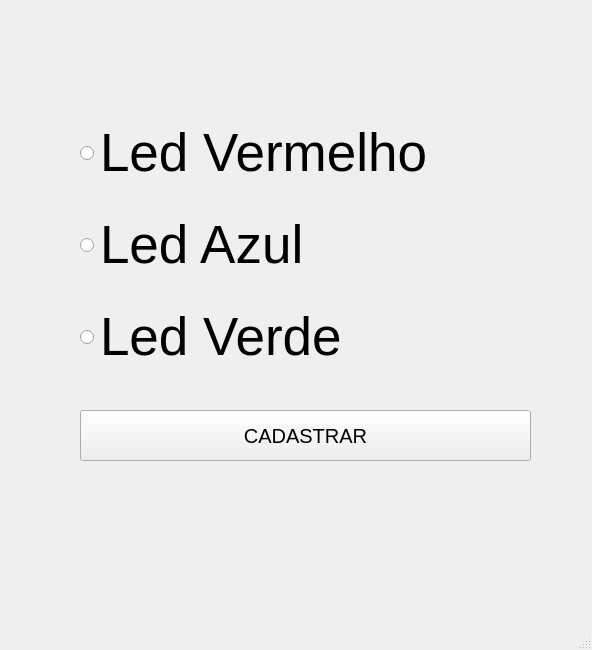
<?xml version="1.0" encoding="UTF-8"?>
<ui version="4.0">
 <class>MainWindow</class>
 <widget class="QMainWindow" name="MainWindow">
  <property name="geometry">
   <rect>
    <x>0</x>
    <y>0</y>
    <width>592</width>
    <height>650</height>
   </rect>
  </property>
  <property name="windowTitle">
   <string>MainWindow</string>
  </property>
  <property name="iconSize">
   <size>
    <width>50</width>
    <height>5</height>
   </size>
  </property>
  <property name="tabShape">
   <enum>QTabWidget::Triangular</enum>
  </property>
  <widget class="QWidget" name="centralwidget">
   <widget class="QWidget" name="gridLayoutWidget">
    <property name="geometry">
     <rect>
      <x>80</x>
      <y>100</y>
      <width>451</width>
      <height>291</height>
     </rect>
    </property>
    <layout class="QGridLayout" name="gridLayout">
     <item row="3" column="0">
      <widget class="QRadioButton" name="greenLed">
       <property name="font">
        <font>
         <pointsize>40</pointsize>
        </font>
       </property>
       <property name="text">
        <string>Led Verde</string>
       </property>
      </widget>
     </item>
     <item row="2" column="0">
      <widget class="QRadioButton" name="blueLed">
       <property name="font">
        <font>
         <pointsize>40</pointsize>
        </font>
       </property>
       <property name="text">
        <string>Led Azul</string>
       </property>
       <property name="iconSize">
        <size>
         <width>32</width>
         <height>32</height>
        </size>
       </property>
      </widget>
     </item>
     <item row="0" column="0">
      <widget class="QRadioButton" name="redLed">
       <property name="font">
        <font>
         <pointsize>40</pointsize>
        </font>
       </property>
       <property name="text">
        <string>Led Vermelho</string>
       </property>
      </widget>
     </item>
    </layout>
   </widget>
   <widget class="QPushButton" name="enviar">
    <property name="geometry">
     <rect>
      <x>80</x>
      <y>410</y>
      <width>451</width>
      <height>51</height>
     </rect>
    </property>
    <property name="font">
     <font>
      <pointsize>15</pointsize>
     </font>
    </property>
    <property name="text">
     <string>CADASTRAR</string>
    </property>
   </widget>
  </widget>
  <widget class="QMenuBar" name="menubar">
   <property name="geometry">
    <rect>
     <x>0</x>
     <y>0</y>
     <width>592</width>
     <height>21</height>
    </rect>
   </property>
  </widget>
  <widget class="QStatusBar" name="statusbar"/>
 </widget>
 <resources/>
 <connections/>
</ui>
